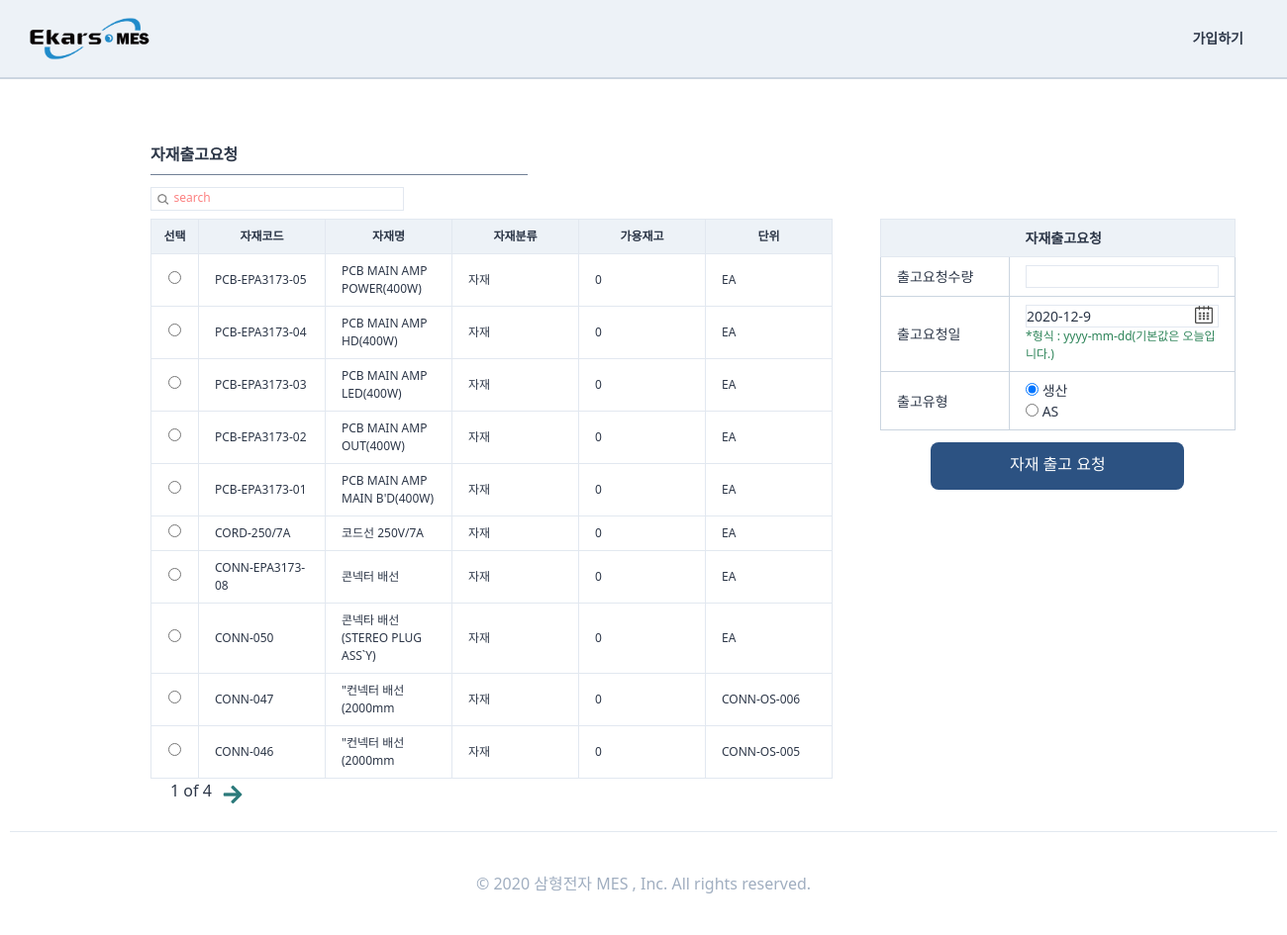
Screenshot of /qualitycontrols/materialoutrequest/ with the database file from the repository.
### StandardInformation/models.py (models this page shows, shortened)
class Material(TimeStampedModel):
    EA = "EA"
    ROLL = "ROLL"
    BOX = "BOX"
    SET = "SET"
    봉 = "봉"
    단위_CHOICES = (
        (EA, "EA"),
        (ROLL, "ROLL"),
        (BOX, "BOX"),
        (SET, "SET"),
        (봉, "봉"),
    )
    자재 = "자재"
    부분품 = "부분품"
    상품 = "상품"
    품목_CHOICES = (
        (자재, "자재"),
        (부분품, "부분품"),
        (상품, "상품"),
    )
    작성자 = models.ForeignKey(
        "users.User", related_name="자재제품작성자", on_delete=models.SET_NULL, null=True
    )
    자재코드 = models.CharField(max_length=120, blank=True)
    품목 = models.CharField(
        choices=품목_CHOICES, max_length=4, null=True, blank=True, default=자재
    )
    자재품명 = models.CharField(max_length=100, blank=True)
    규격 = models.CharField(max_length=30, blank=True)
    단위 = models.CharField(choices=단위_CHOICES, max_length=4, blank=True, default=EA)
    자재공급업체 = models.ForeignKey(
        "SupplyPartner",
        related_name="제공자재",
        on_delete=models.SET_NULL,
        null=True,
        blank=True,
    )
    단가 = models.IntegerField(null=True)
    특이사항 = models.TextField(blank=True, null=True)
    class Meta:
        verbose_name = "자재"
        verbose_name_plural = "자재"

### stockmanages/models.py (models this page shows, shortened)
class StockOfMaterial(TimeStampedModel):
    자재 = models.OneToOneField(
        SI_models.Material, related_name="자재재고", on_delete=models.CASCADE
    )
    실수량 = models.IntegerField(null=True, blank=True, default=0)
    입고요청포함수량 = models.IntegerField(null=True, blank=True, default=0)
    출고요청제외수량 = models.IntegerField(null=True, blank=True, default=0)
    class Meta:
        verbose_name = "자재재고"
        verbose_name_plural = "자재재고"

### qualitycontrols/views.py (the view, shortened to what this page needs)
# urls.py: path("materialoutrequest/", views.materialoutrequest, name="materialoutrequest",),
def materialoutrequest(request):
    form = forms.materialoutrequest(request.POST or None)
    search = request.GET.get("search")
    if search is None:
        customer = SI_models.Material.objects.all().order_by("-created")
        s_bool = False
    pagediv = 10
    totalpage = int(math.ceil(len(customer) / pagediv))
    paginator = Paginator(customer, pagediv, orphans=0)
    page = request.GET.get("page", "1")
    customer = paginator.get_page(page)
    nextpage = int(page) + 1
    previouspage = int(page) - 1
    notsamebool = True
    seletelist = ["출고유형"]
    if int(page) == totalpage:
        notsamebool = False
    if (search is None) or (search == ""):
        search = "search"
    return render(
        request,
        "qualitycontrols/materialoutrequest.html",
        {
            "customer": customer,
            "form": form,
            "search": search,
            "page": page,
            "totalpage": totalpage,
            "notsamebool": notsamebool,
            "nextpage": nextpage,
            "previouspage": previouspage,
            "s_bool": s_bool,
            "seletelist": seletelist,
        },
    )

### qualitycontrols/forms.py (shortened to what this page needs)
class materialoutrequest(forms.ModelForm):
    자재 = forms.CharField(max_length=20)
    class Meta:
        model = SM_models.StockOfMaterialOutRequest
        fields = (
            "출고요청수량",
            "출고요청일",
            "출고유형",
        )
        widgets = {
            "출고유형": forms.RadioSelect(),
        }
        help_texts = {
            "출고요청일": "*형식 : yyyy-mm-dd(기본값은 오늘입니다.)",
        }

### templates/qualitycontrols/materialoutrequest.html (shortened to what this page needs)
{%extends "qualitycontrols/qualitycontrolshome.html"%}
{%load static%}
{%block main_contens%}
<div class="w-11/12 h-full ml-32 -mt-6 font-normal pt-12 flex flex-row">
    <div class="flex flex-col p-6 w-full ">
        <span class="border-b w-1/3 mb-3 border-gray-600 pb-2 font-semibold text-base">자재출고요청 </span>
        <div class="w-64 border h-6 mb-2">
            <form method="get" action="" class="w-full flex ">
                <button class="w-4 h-4 mt-1 ml-1  rounded-xl bg-cover bg-center"
                    style="background-image:url({% static 'img/search.png' %});"></button>
                <input name="search" placeholder={{search}}
                    class="ml-1 w-full border-none search-box text-xs font-medium placeholder-red-400 focus: outline-none" />
            </form>
        </div>
        <div class="flex flex-row items-start justify-start">
            <div class="flew flex-col">
                <form method="POST" class="w-full flex flex-col justify-center" enctype="multipart/form-data">
                    <table class="table-fixed font-light text-xs w-full">
                        <thead>
                            <tr>
                                <th class="border bg-gray-200 px-1 py-2 w-12">선택</th>
                                <th class="border bg-gray-200 px-4 py-2 w-32">자재코드</th>
                                <th class="border bg-gray-200 px-4 py-2 w-32">자재명</th>
                                <th class="border bg-gray-200 px-4 py-2 w-32">자재분류</th>
                                <th class="border bg-gray-200 px-4 py-2 w-32">가용재고</th>
                                <th class="border bg-gray-200 px-4 py-2 w-32">단위</th>
                            </tr>
                        </thead>
                        <tbody>
                            <ul id="id_자재">
                                {%for list in customer%}
                                <tr>
                                    <td class="border px-4 py-2 text-center">
                                        <label for="id_자재_0"><input type="radio" name="자재" value={{list.자재코드}}
                                                required="" id="id_자재_0">
                                        </label>
                                    </td>
                                    <td class="border px-4 py-2 hover:text-blue-700">
                                        {{list.자재코드}}</td>
                                    <td class="border px-4 py-2">{{list.자재품명}}</td>
                                    <td class="border px-4 py-2">{{list.품목}}</td>
                                    <td class="border px-4 py-2">{{list.자재재고.출고요청제외수량}}</td>
                                    <td class="border px-4 py-2">{{list.단위}}</td>
                                </tr>
                                {%endfor%}
                            </ul>
                        </tbody>
                    </table>
                    <div class="flex ml-2">
                        <span class="mx-3 font-medium  text-base">{{page}} of
                            {{totalpage}}</span>
                        {% if notsamebool %}
                        {%if s_bool%}
                        <a href="?search={{search}}&page={{nextpage}}" class="text-teal-700"><i
                                class="fas fa-arrow-right fa-lg mt-2"></i></a>
                        {%else%}
                        <a href="?page={{nextpage}}" class="text-teal-700"><i
                                class="fas fa-arrow-right fa-lg mt-2"></i></a>
                        {% endif %}{% endif %}
                    </div>
            </div>
            <div class=" flex flex-col px-12 justify-center items-center">
                <div class="w-full justify-center flex flex-col">
                    <table class="table-fixed text-sm w-full">
                        <thead>
                            <tr>
                                <th class="border border-r-0 bg-gray-200 px-4 py-2 w-32"></th>
                                <th class="border border-l-0 bg-gray-200 px-4 py-2 w-56 text-left">자재출고요청</th>
                            </tr>
                        </thead>
                        <tbody>
                            {% for field in form %}
                            <tr>
                                {%if field.name != "자재"%}
                                <td class="border border-gray-400 px-4 py-2">
                                    {{field.name}}
                                </td>
                                <td class="border border-gray-400 px-4 py-2">
                                    <div
                                        class=" flex  {%if field.name not in seletelist %} border hover:border-gray-500 w-full {%endif%} flex">
                                        {%if field.name == "출고요청일" %}
                                        <input type="text" name="출고요청일" id="date2" size="10" />
                                        {%else%}
                                        {{field}}
                                        {%endif%}
                                    </div>
                                    <div class="text-xs text-green-700 ">
                                        {{field.help_text}}
                                    </div>
                                </td>
                                {%endif%}
                            </tr>
                            {%endfor%}
                        </tbody>
                    </table>
                </div>
                <div class=" flex flex-row justify-around -mx-12">
                    <button class="btn-link bg-blue-800 text-white w-64 h-12 self-center my-3 pt-0 pb-1">
                        <div class="text-base font-medium">자재 출고 요청</div>
                    </button>
                </div>
            </div>
        </div>
    </div>
</div>
{%endblock main_contens %}

### rows the page displays
Material: 자재코드 "PCB-EPA3173-05", 자재품명 "PCB MAIN AMP POWER(400W)", 품목 "자재", 자재재고.출고요청제외수량 "0", 단위 "EA"
Material: 자재코드 "PCB-EPA3173-04", 자재품명 "PCB MAIN AMP HD(400W)", 품목 "자재", 자재재고.출고요청제외수량 "0", 단위 "EA"
Material: 자재코드 "PCB-EPA3173-03", 자재품명 "PCB MAIN AMP LED(400W)", 품목 "자재", 자재재고.출고요청제외수량 "0", 단위 "EA"
Material: 자재코드 "PCB-EPA3173-02", 자재품명 "PCB MAIN AMP OUT(400W)", 품목 "자재", 자재재고.출고요청제외수량 "0", 단위 "EA"
Material: 자재코드 "PCB-EPA3173-01", 자재품명 "PCB MAIN AMP MAIN B'D(400W)", 품목 "자재", 자재재고.출고요청제외수량 "0", 단위 "EA"
Material: 자재코드 "CORD-250/7A", 자재품명 "코드선 250V/7A", 품목 "자재", 자재재고.출고요청제외수량 "0", 단위 "EA"
Material: 자재코드 "CONN-EPA3173-08", 자재품명 "콘넥터 배선", 품목 "자재", 자재재고.출고요청제외수량 "0", 단위 "EA"
Material: 자재코드 "CONN-050", 자재품명 "콘넥타 배선(STEREO PLUG ASS`Y)", 품목 "자재", 자재재고.출고요청제외수량 "0", 단위 "EA"
Material: 자재코드 "CONN-047", 자재품명 "\"컨넥터 배선(2000mm", 품목 "자재", 자재재고.출고요청제외수량 "0", 단위 "CONN-OS-006"
Material: 자재코드 "CONN-046", 자재품명 "\"컨넥터 배선(2000mm", 품목 "자재", 자재재고.출고요청제외수량 "0", 단위 "CONN-OS-005"

### other values shown
{{ page }} "1"
{{ totalpage }} "4"
{{ field.name }} "출고요청수량" "출고요청일" "출고유형"
{{ field.help_text }} "*형식 : yyyy-mm-dd(기본값은 오늘입니다.)"
